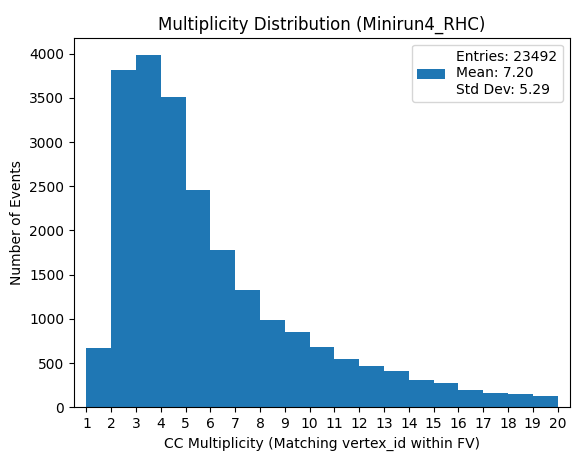

Here is the Python script that generated this plot:
"""
Date: September 06, 2023
Author: Muhammad Bilal Azam
Structure of this code is as follows:
1. Loop over traj_id from Stack
2. Set part_status to 1 from Stack
3. Set isCC to TRUE from interactions.
4. Apply bounds for FV from interactions.
5. This script first extracts the vertex data from the interactions dataset and applies the given bounds to filter the vertex_id values. It then matches these vertex_id values with the stack dataset
6. Collect vertex_id from Stack
7. Make an array of part_pdg corresponding to vertex_id from Stack
8. Count the elements in part_pdg array and plot histogram of the multiplicity
"""

import h5py
import numpy as np
import matplotlib.pyplot as plt

# Define bounds
Xnegbound, Xposbound = -67, +67
Ynegbound, Yposbound = -328, -201
Znegbound, Zposbound = +1233, +1367

base_path = "/pnfs/dune/tape_backed/users/mkramer/prod/MiniRun4/MiniRun4_1E19_RHC/MiniRun4_1E19_RHC.flow/FLOW"
filenames = [f"{base_path}/MiniRun4_1E19_RHC.flow.{i:05}.FLOW.h5" for i in range(1024)]

pdg_counts = []

for idx, filename in enumerate(filenames):
    with h5py.File(filename, 'r') as f:
        print(f"File {idx+1}/{len(filenames)}: {filename.split('/')[-1]}")
        
        # Extract the isCC data, vertex data, and corresponding vertex_id from interactions dataset
        isCC_mask = f['/mc_truth/interactions/data']['isCC'][:]
        vertex_data = f['/mc_truth/interactions/data']['vertex'][:]
        vertex_id_interactions = f['/mc_truth/interactions/data']['vertex_id'][:]
        
        # Apply bounds on vertex data
        bounds_mask = (vertex_data[:, 0] >= Xnegbound) & (vertex_data[:, 0] <= Xposbound) & \
                      (vertex_data[:, 1] >= Ynegbound) & (vertex_data[:, 1] <= Yposbound) & \
                      (vertex_data[:, 2] >= Znegbound) & (vertex_data[:, 2] <= Zposbound)
        
        # Filter vertex_id values where isCC is true and within bounds
        cc_vertex_ids = vertex_id_interactions[isCC_mask & bounds_mask]
        
        # Extract data from stack dataset
        traj_id = f['/mc_truth/stack/data']['traj_id'][:]
        part_status = f['/mc_truth/stack/data']['part_status'][:]
        vertex_id_stack = f['/mc_truth/stack/data']['vertex_id'][:]
        part_pdg = f['/mc_truth/stack/data']['part_pdg'][:]
        
        for vid in cc_vertex_ids:
            mask = (vertex_id_stack == vid) & (part_status == 1)
            current_pdgs = part_pdg[mask]
            pdg_counts.append(len(current_pdgs))
            
            #if vid in cc_vertex_ids[:20]:
                #print(f"vertex_id: {vid}; part_pdg: {list(current_pdgs)}; count: {len(current_pdgs)}")

# Plotting histogram
entries = len(pdg_counts)
mean = np.mean(pdg_counts)
std_dev = np.std(pdg_counts)
label_text = f"Entries: {entries}\nMean: {mean:.2f}\nStd Dev: {std_dev:.2f}"

# Set bin edges explicitly for integer alignment
bins = [i-0.5 for i in range(1, 22)]

plt.hist(pdg_counts, bins=bins, label=label_text, align='left')
plt.xlabel('CC Multiplicity (Matching vertex_id within FV)')
plt.ylabel('Number of Events')
plt.title('Multiplicity Distribution (Minirun4_RHC)')
plt.xticks(range(1, 21))
plt.xlim(0.5, 20.5)
plt.legend(loc='upper right')
plt.savefig("mult_stack_InteractionsBounds_CC_Matching_vid.png", dpi=300)
plt.show()


